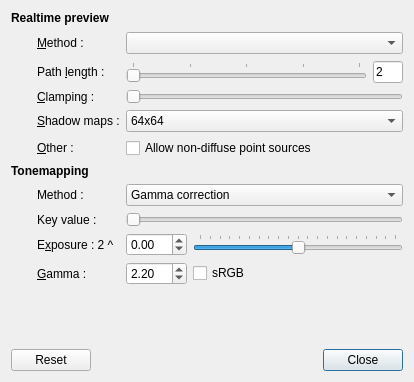
<?xml version="1.0" encoding="UTF-8"?>
<ui version="4.0">
 <class>PreviewSettingsDialog</class>
 <widget class="QDialog" name="PreviewSettingsDialog">
  <property name="geometry">
   <rect>
    <x>0</x>
    <y>0</y>
    <width>414</width>
    <height>382</height>
   </rect>
  </property>
  <property name="windowTitle">
   <string>Preview settings</string>
  </property>
  <layout class="QGridLayout" name="gridLayout">
   <item row="0" column="0" colspan="2">
    <widget class="QLabel" name="label_2">
     <property name="font">
      <font>
       <weight>75</weight>
       <bold>true</bold>
      </font>
     </property>
     <property name="text">
      <string>Realtime preview</string>
     </property>
    </widget>
   </item>
   <item row="1" column="0">
    <spacer name="horizontalSpacer">
     <property name="orientation">
      <enum>Qt::Horizontal</enum>
     </property>
     <property name="sizeType">
      <enum>QSizePolicy::Fixed</enum>
     </property>
     <property name="sizeHint" stdset="0">
      <size>
       <width>20</width>
       <height>24</height>
      </size>
     </property>
    </spacer>
   </item>
   <item row="1" column="1">
    <widget class="QLabel" name="label_3">
     <property name="toolTip">
      <string>&lt;!DOCTYPE HTML PUBLIC &quot;-//W3C//DTD HTML 4.0//EN&quot; &quot;http://www.w3.org/TR/REC-html40/strict.dtd&quot;&gt;
&lt;html&gt;&lt;head&gt;&lt;meta name=&quot;qrichtext&quot; content=&quot;1&quot; /&gt;&lt;style type=&quot;text/css&quot;&gt;
p, li { white-space: pre-wrap; }
&lt;/style&gt;&lt;/head&gt;&lt;body style=&quot; font-family:'Sans'; font-size:10pt; font-weight:400; font-style:normal;&quot;&gt;
&lt;p style=&quot; margin-top:0px; margin-bottom:0px; margin-left:0px; margin-right:0px; -qt-block-indent:0; text-indent:0px;&quot;&gt;&lt;span style=&quot; font-weight:600;&quot;&gt;OpenGL&lt;/span&gt; and &lt;span style=&quot; font-weight:600;&quot;&gt;OpenGL (single pass)&lt;/span&gt; use the graphics card to draw an approximate preview of the scene, which is usually preferable for performance reasons. The single pass variant makes heavy use on geometry shaders to further accelerate rendering, but for this to be actually faster, the card must be &lt;span style=&quot; font-style:italic;&quot;&gt;very&lt;/span&gt; recent (e.g. Fermi and above).&lt;/p&gt;
&lt;p style=&quot;-qt-paragraph-type:empty; margin-top:0px; margin-bottom:0px; margin-left:0px; margin-right:0px; -qt-block-indent:0; text-indent:0px;&quot;&gt;&lt;/p&gt;
&lt;p style=&quot; margin-top:0px; margin-bottom:0px; margin-left:0px; margin-right:0px; -qt-block-indent:0; text-indent:0px;&quot;&gt;The &lt;span style=&quot; font-weight:600;&quot;&gt;Ray Tracing&lt;/span&gt; strategies are preferable when the scene contains non-triangular shapes, which cannot easily be rendered by graphics hardware, such as quadrics. The &lt;span style=&quot; font-weight:600;&quot;&gt;Coherent Ray Tracing&lt;/span&gt; technique traces four rays at a time using SSE2.&lt;/p&gt;&lt;/body&gt;&lt;/html&gt;</string>
     </property>
     <property name="text">
      <string>&amp;Method :</string>
     </property>
     <property name="buddy">
      <cstring>previewMethodCombo</cstring>
     </property>
    </widget>
   </item>
   <item row="1" column="2" colspan="2">
    <widget class="QComboBox" name="previewMethodCombo">
     <property name="toolTip">
      <string>&lt;!DOCTYPE HTML PUBLIC &quot;-//W3C//DTD HTML 4.0//EN&quot; &quot;http://www.w3.org/TR/REC-html40/strict.dtd&quot;&gt;
&lt;html&gt;&lt;head&gt;&lt;meta name=&quot;qrichtext&quot; content=&quot;1&quot; /&gt;&lt;style type=&quot;text/css&quot;&gt;
p, li { white-space: pre-wrap; }
&lt;/style&gt;&lt;/head&gt;&lt;body style=&quot; font-family:'Sans'; font-size:10pt; font-weight:400; font-style:normal;&quot;&gt;
&lt;p style=&quot; margin-top:0px; margin-bottom:0px; margin-left:0px; margin-right:0px; -qt-block-indent:0; text-indent:0px;&quot;&gt;&lt;span style=&quot; font-weight:600;&quot;&gt;OpenGL&lt;/span&gt; and &lt;span style=&quot; font-weight:600;&quot;&gt;OpenGL (single pass)&lt;/span&gt; use the graphics card to draw an approximate preview of the scene, which is usually preferable for performance reasons. The single pass variant makes heavy use on geometry shaders to further accelerate rendering, but for this to be actually faster, the card must be &lt;span style=&quot; font-style:italic;&quot;&gt;very&lt;/span&gt; recent (e.g. Fermi and above).&lt;/p&gt;
&lt;p style=&quot;-qt-paragraph-type:empty; margin-top:0px; margin-bottom:0px; margin-left:0px; margin-right:0px; -qt-block-indent:0; text-indent:0px;&quot;&gt;&lt;/p&gt;
&lt;p style=&quot; margin-top:0px; margin-bottom:0px; margin-left:0px; margin-right:0px; -qt-block-indent:0; text-indent:0px;&quot;&gt;The &lt;span style=&quot; font-weight:600;&quot;&gt;Ray Tracing&lt;/span&gt; strategies are preferable when the scene contains non-triangular shapes, which cannot easily be rendered by graphics hardware, such as quadrics. The &lt;span style=&quot; font-weight:600;&quot;&gt;Coherent Ray Tracing&lt;/span&gt; technique traces four rays at a time using SSE2.&lt;/p&gt;&lt;/body&gt;&lt;/html&gt;</string>
     </property>
    </widget>
   </item>
   <item row="2" column="1">
    <widget class="QLabel" name="label">
     <property name="toolTip">
      <string>&lt;!DOCTYPE HTML PUBLIC &quot;-//W3C//DTD HTML 4.0//EN&quot; &quot;http://www.w3.org/TR/REC-html40/strict.dtd&quot;&gt;
&lt;html&gt;&lt;head&gt;&lt;meta name=&quot;qrichtext&quot; content=&quot;1&quot; /&gt;&lt;style type=&quot;text/css&quot;&gt;
p, li { white-space: pre-wrap; }
&lt;/style&gt;&lt;/head&gt;&lt;body style=&quot; font-family:'Sans'; font-size:10pt; font-weight:400; font-style:normal;&quot;&gt;
&lt;p style=&quot; margin-top:0px; margin-bottom:0px; margin-left:0px; margin-right:0px; -qt-block-indent:0; text-indent:0px;&quot;&gt;Highest path length to visualize in the preview. A value of &lt;span style=&quot; font-weight:600;&quot;&gt;2&lt;/span&gt; corresponds to direct illumination, &lt;span style=&quot; font-weight:600;&quot;&gt;3&lt;/span&gt; is one-bounce global illumination, etc.&lt;/p&gt;&lt;/body&gt;&lt;/html&gt;</string>
     </property>
     <property name="text">
      <string>Path &amp;length :</string>
     </property>
     <property name="buddy">
      <cstring>pathLengthSlider</cstring>
     </property>
    </widget>
   </item>
   <item row="2" column="2">
    <widget class="QSlider" name="pathLengthSlider">
     <property name="toolTip">
      <string>&lt;!DOCTYPE HTML PUBLIC &quot;-//W3C//DTD HTML 4.0//EN&quot; &quot;http://www.w3.org/TR/REC-html40/strict.dtd&quot;&gt;
&lt;html&gt;&lt;head&gt;&lt;meta name=&quot;qrichtext&quot; content=&quot;1&quot; /&gt;&lt;style type=&quot;text/css&quot;&gt;
p, li { white-space: pre-wrap; }
&lt;/style&gt;&lt;/head&gt;&lt;body style=&quot; font-family:'Sans'; font-size:10pt; font-weight:400; font-style:normal;&quot;&gt;
&lt;p style=&quot; margin-top:0px; margin-bottom:0px; margin-left:0px; margin-right:0px; -qt-block-indent:0; text-indent:0px;&quot;&gt;Highest path length to visualize in the preview. A value of &lt;span style=&quot; font-weight:600;&quot;&gt;2&lt;/span&gt; corresponds to direct illumination, &lt;span style=&quot; font-weight:600;&quot;&gt;3&lt;/span&gt; is one-bounce global illumination, etc.&lt;/p&gt;&lt;/body&gt;&lt;/html&gt;</string>
     </property>
     <property name="minimum">
      <number>2</number>
     </property>
     <property name="maximum">
      <number>6</number>
     </property>
     <property name="pageStep">
      <number>1</number>
     </property>
     <property name="tracking">
      <bool>true</bool>
     </property>
     <property name="orientation">
      <enum>Qt::Horizontal</enum>
     </property>
     <property name="tickPosition">
      <enum>QSlider::TicksAbove</enum>
     </property>
    </widget>
   </item>
   <item row="2" column="3">
    <widget class="QLineEdit" name="pathLengthEdit">
     <property name="sizePolicy">
      <sizepolicy hsizetype="Ignored" vsizetype="Fixed">
       <horstretch>0</horstretch>
       <verstretch>0</verstretch>
      </sizepolicy>
     </property>
     <property name="minimumSize">
      <size>
       <width>30</width>
       <height>0</height>
      </size>
     </property>
     <property name="text">
      <string>2</string>
     </property>
     <property name="readOnly">
      <bool>true</bool>
     </property>
    </widget>
   </item>
   <item row="3" column="1">
    <widget class="QLabel" name="label_7">
     <property name="toolTip">
      <string>&lt;!DOCTYPE HTML PUBLIC &quot;-//W3C//DTD HTML 4.0//EN&quot; &quot;http://www.w3.org/TR/REC-html40/strict.dtd&quot;&gt;
&lt;html&gt;&lt;head&gt;&lt;meta name=&quot;qrichtext&quot; content=&quot;1&quot; /&gt;&lt;style type=&quot;text/css&quot;&gt;
p, li { white-space: pre-wrap; }
&lt;/style&gt;&lt;/head&gt;&lt;body style=&quot; font-family:'Sans'; font-size:10pt; font-weight:400; font-style:normal;&quot;&gt;
&lt;p style=&quot; margin-top:0px; margin-bottom:0px; margin-left:0px; margin-right:0px; -qt-block-indent:0; text-indent:0px;&quot;&gt;Clamping changes the influence radius of photons used to render the preview.&lt;span style=&quot; font-weight:600;&quot;&gt; &lt;/span&gt;A too small value will cause bright blotches to appear in the preview, whereas a too large value will artificially darken the image.&lt;/p&gt;
&lt;p style=&quot;-qt-paragraph-type:empty; margin-top:0px; margin-bottom:0px; margin-left:0px; margin-right:0px; -qt-block-indent:0; text-indent:0px;&quot;&gt;&lt;/p&gt;
&lt;p style=&quot; margin-top:0px; margin-bottom:0px; margin-left:0px; margin-right:0px; -qt-block-indent:0; text-indent:0px;&quot;&gt;A good approach is to set this slider as low as possible without seeing disturbing blotches in the image.&lt;/p&gt;&lt;/body&gt;&lt;/html&gt;</string>
     </property>
     <property name="text">
      <string>&amp;Clamping :</string>
     </property>
     <property name="buddy">
      <cstring>clampingSlider</cstring>
     </property>
    </widget>
   </item>
   <item row="3" column="2" colspan="2">
    <widget class="QSlider" name="clampingSlider">
     <property name="toolTip">
      <string>&lt;!DOCTYPE HTML PUBLIC &quot;-//W3C//DTD HTML 4.0//EN&quot; &quot;http://www.w3.org/TR/REC-html40/strict.dtd&quot;&gt;
&lt;html&gt;&lt;head&gt;&lt;meta name=&quot;qrichtext&quot; content=&quot;1&quot; /&gt;&lt;style type=&quot;text/css&quot;&gt;
p, li { white-space: pre-wrap; }
&lt;/style&gt;&lt;/head&gt;&lt;body style=&quot; font-family:'Sans'; font-size:10pt; font-weight:400; font-style:normal;&quot;&gt;
&lt;p style=&quot; margin-top:0px; margin-bottom:0px; margin-left:0px; margin-right:0px; -qt-block-indent:0; text-indent:0px;&quot;&gt;Clamping changes the influence radius of photons used to render the preview.&lt;span style=&quot; font-weight:600;&quot;&gt; &lt;/span&gt;A too small value will cause bright blotches to appear in the preview, whereas a too large value will artificially darken the image.&lt;/p&gt;
&lt;p style=&quot;-qt-paragraph-type:empty; margin-top:0px; margin-bottom:0px; margin-left:0px; margin-right:0px; -qt-block-indent:0; text-indent:0px;&quot;&gt;&lt;/p&gt;
&lt;p style=&quot; margin-top:0px; margin-bottom:0px; margin-left:0px; margin-right:0px; -qt-block-indent:0; text-indent:0px;&quot;&gt;A good approach is to set this slider as low as possible without seeing disturbing blotches in the image.&lt;/p&gt;&lt;/body&gt;&lt;/html&gt;</string>
     </property>
     <property name="maximum">
      <number>100</number>
     </property>
     <property name="orientation">
      <enum>Qt::Horizontal</enum>
     </property>
    </widget>
   </item>
   <item row="4" column="1">
    <widget class="QLabel" name="shadowResolutionLabel">
     <property name="toolTip">
      <string>&lt;!DOCTYPE HTML PUBLIC &quot;-//W3C//DTD HTML 4.0//EN&quot; &quot;http://www.w3.org/TR/REC-html40/strict.dtd&quot;&gt;
&lt;html&gt;&lt;head&gt;&lt;meta name=&quot;qrichtext&quot; content=&quot;1&quot; /&gt;&lt;style type=&quot;text/css&quot;&gt;
p, li { white-space: pre-wrap; }
&lt;/style&gt;&lt;/head&gt;&lt;body style=&quot; font-family:'Sans'; font-size:10pt; font-weight:400; font-style:normal;&quot;&gt;
&lt;p style=&quot; margin-top:0px; margin-bottom:0px; margin-left:0px; margin-right:0px; -qt-block-indent:0; text-indent:0px;&quot;&gt;The two OpenGL preview techniques use shadow mapping to compute the light transport in a scene. This parameter allows choosing the resolution of the associated shadow maps, which is useful when the shadow quality is too low (for example when jagged edges are visible in the image). The higher this value, the slower the preview will converge. A value of &lt;span style=&quot; font-weight:600;&quot;&gt;256&lt;/span&gt; or &lt;span style=&quot; font-weight:600;&quot;&gt;512&lt;/span&gt; is usually a good start.&lt;/p&gt;&lt;/body&gt;&lt;/html&gt;</string>
     </property>
     <property name="text">
      <string>&amp;Shadow maps :</string>
     </property>
     <property name="buddy">
      <cstring>shadowResolutionCombo</cstring>
     </property>
    </widget>
   </item>
   <item row="4" column="2" colspan="2">
    <widget class="QComboBox" name="shadowResolutionCombo">
     <property name="toolTip">
      <string>&lt;!DOCTYPE HTML PUBLIC &quot;-//W3C//DTD HTML 4.0//EN&quot; &quot;http://www.w3.org/TR/REC-html40/strict.dtd&quot;&gt;
&lt;html&gt;&lt;head&gt;&lt;meta name=&quot;qrichtext&quot; content=&quot;1&quot; /&gt;&lt;style type=&quot;text/css&quot;&gt;
p, li { white-space: pre-wrap; }
&lt;/style&gt;&lt;/head&gt;&lt;body style=&quot; font-family:'Sans'; font-size:10pt; font-weight:400; font-style:normal;&quot;&gt;
&lt;p style=&quot; margin-top:0px; margin-bottom:0px; margin-left:0px; margin-right:0px; -qt-block-indent:0; text-indent:0px;&quot;&gt;The two OpenGL preview techniques use shadow mapping to compute the light transport in a scene. This parameter allows choosing the resolution of the associated shadow maps, which is useful when the shadow quality is too low (for example when jagged edges are visible in the image). The higher this value, the slower the preview will converge. A value of &lt;span style=&quot; font-weight:600;&quot;&gt;256&lt;/span&gt; or &lt;span style=&quot; font-weight:600;&quot;&gt;512&lt;/span&gt; is usually a good start.&lt;/p&gt;&lt;/body&gt;&lt;/html&gt;</string>
     </property>
     <item>
      <property name="text">
       <string>64x64</string>
      </property>
     </item>
     <item>
      <property name="text">
       <string>128x128</string>
      </property>
     </item>
     <item>
      <property name="text">
       <string>256x256</string>
      </property>
     </item>
     <item>
      <property name="text">
       <string>512x512</string>
      </property>
     </item>
     <item>
      <property name="text">
       <string>1024x1024</string>
      </property>
     </item>
     <item>
      <property name="text">
       <string>2048x2048</string>
      </property>
     </item>
    </widget>
   </item>
   <item row="6" column="0" colspan="2">
    <widget class="QLabel" name="label_4">
     <property name="font">
      <font>
       <weight>75</weight>
       <bold>true</bold>
      </font>
     </property>
     <property name="text">
      <string>Tonemapping</string>
     </property>
    </widget>
   </item>
   <item row="7" column="1">
    <widget class="QLabel" name="label_5">
     <property name="toolTip">
      <string>&lt;!DOCTYPE HTML PUBLIC &quot;-//W3C//DTD HTML 4.0//EN&quot; &quot;http://www.w3.org/TR/REC-html40/strict.dtd&quot;&gt;
&lt;html&gt;&lt;head&gt;&lt;meta name=&quot;qrichtext&quot; content=&quot;1&quot; /&gt;&lt;style type=&quot;text/css&quot;&gt;
p, li { white-space: pre-wrap; }
&lt;/style&gt;&lt;/head&gt;&lt;body style=&quot; font-family:'Sans'; font-size:10pt; font-weight:400; font-style:normal;&quot;&gt;
&lt;p style=&quot; margin-top:0px; margin-bottom:0px; margin-left:0px; margin-right:0px; -qt-block-indent:0; text-indent:0px;&quot;&gt;A tonemapping method is necessary to translate physical radiance values into pixel intensities. The technique chosen here is used &lt;span style=&quot; font-style:italic;&quot;&gt;both&lt;/span&gt; for the preview and rendered images.&lt;/p&gt;
&lt;p style=&quot;-qt-paragraph-type:empty; margin-top:0px; margin-bottom:0px; margin-left:0px; margin-right:0px; -qt-block-indent:0; text-indent:0px;&quot;&gt;&lt;/p&gt;
&lt;p style=&quot; margin-top:0px; margin-bottom:0px; margin-left:0px; margin-right:0px; -qt-block-indent:0; text-indent:0px;&quot;&gt;&lt;span style=&quot; font-weight:600;&quot;&gt;Gamma correction&lt;/span&gt; is the default and well-suited if the dynamic range of your scene is not too great.&lt;/p&gt;
&lt;p style=&quot;-qt-paragraph-type:empty; margin-top:0px; margin-bottom:0px; margin-left:0px; margin-right:0px; -qt-block-indent:0; text-indent:0px;&quot;&gt;&lt;/p&gt;
&lt;p style=&quot; margin-top:0px; margin-bottom:0px; margin-left:0px; margin-right:0px; -qt-block-indent:0; text-indent:0px;&quot;&gt;&lt;span style=&quot; font-weight:600;&quot;&gt;[Reinhard. et al 2002]&lt;/span&gt; works well for scenes with a high dynamic range. Note that this technique continually adapts to the overall image brightness, which may produce unexpected behavior together with the realtime preview: when turning to face a dark region of the scene, the tonemapper will change the exposure to maintain the same overall brightness.&lt;/p&gt;&lt;/body&gt;&lt;/html&gt;</string>
     </property>
     <property name="text">
      <string>Method :</string>
     </property>
     <property name="buddy">
      <cstring>toneMappingMethodCombo</cstring>
     </property>
    </widget>
   </item>
   <item row="7" column="2" colspan="2">
    <widget class="QComboBox" name="toneMappingMethodCombo">
     <property name="toolTip">
      <string>&lt;!DOCTYPE HTML PUBLIC &quot;-//W3C//DTD HTML 4.0//EN&quot; &quot;http://www.w3.org/TR/REC-html40/strict.dtd&quot;&gt;
&lt;html&gt;&lt;head&gt;&lt;meta name=&quot;qrichtext&quot; content=&quot;1&quot; /&gt;&lt;style type=&quot;text/css&quot;&gt;
p, li { white-space: pre-wrap; }
&lt;/style&gt;&lt;/head&gt;&lt;body style=&quot; font-family:'Sans'; font-size:10pt; font-weight:400; font-style:normal;&quot;&gt;
&lt;p style=&quot; margin-top:0px; margin-bottom:0px; margin-left:0px; margin-right:0px; -qt-block-indent:0; text-indent:0px;&quot;&gt;A tonemapping method is necessary to translate physical radiance values into pixel intensities. The technique chosen here is used &lt;span style=&quot; font-style:italic;&quot;&gt;both&lt;/span&gt; for the preview and rendered images.&lt;/p&gt;
&lt;p style=&quot;-qt-paragraph-type:empty; margin-top:0px; margin-bottom:0px; margin-left:0px; margin-right:0px; -qt-block-indent:0; text-indent:0px;&quot;&gt;&lt;/p&gt;
&lt;p style=&quot; margin-top:0px; margin-bottom:0px; margin-left:0px; margin-right:0px; -qt-block-indent:0; text-indent:0px;&quot;&gt;&lt;span style=&quot; font-weight:600;&quot;&gt;Gamma correction&lt;/span&gt; is the default and well-suited if the dynamic range of your scene is not too great.&lt;/p&gt;
&lt;p style=&quot;-qt-paragraph-type:empty; margin-top:0px; margin-bottom:0px; margin-left:0px; margin-right:0px; -qt-block-indent:0; text-indent:0px;&quot;&gt;&lt;/p&gt;
&lt;p style=&quot; margin-top:0px; margin-bottom:0px; margin-left:0px; margin-right:0px; -qt-block-indent:0; text-indent:0px;&quot;&gt;&lt;span style=&quot; font-weight:600;&quot;&gt;[Reinhard. et al 2002]&lt;/span&gt; works well for scenes with a high dynamic range. Note that this technique continually adapts to the overall image brightness, which may produce unexpected behavior together with the realtime preview: when turning to face a dark region of the scene, the tonemapper will change the exposure to maintain the same overall brightness.&lt;/p&gt;&lt;/body&gt;&lt;/html&gt;</string>
     </property>
     <item>
      <property name="text">
       <string>Gamma correction</string>
      </property>
     </item>
     <item>
      <property name="text">
       <string>Reinhard et al. 2002</string>
      </property>
     </item>
    </widget>
   </item>
   <item row="9" column="2" rowspan="2" colspan="2">
    <layout class="QGridLayout" name="subGridLayout">
     <item row="0" column="0">
      <widget class="QDoubleSpinBox" name="exposureSpinBox">
       <property name="decimals">
        <number>2</number>
       </property>
       <property name="minimum">
        <double>-10.000000000000000</double>
       </property>
       <property name="maximum">
        <double>10.000000000000000</double>
       </property>
       <property name="singleStep">
        <double>0.100000000000000</double>
       </property>
       <property name="value">
        <double>0.000000000000000</double>
       </property>
      </widget>
     </item>
     <item row="0" column="1">
      <widget class="QSlider" name="exposureSlider">
       <property name="minimum">
        <number>-1000</number>
       </property>
       <property name="maximum">
        <number>1000</number>
       </property>
       <property name="pageStep">
        <number>1</number>
       </property>
       <property name="value">
        <number>0</number>
       </property>
       <property name="orientation">
        <enum>Qt::Horizontal</enum>
       </property>
       <property name="tickPosition">
        <enum>QSlider::TicksAbove</enum>
       </property>
       <property name="tickInterval">
        <number>100</number>
       </property>
      </widget>
     </item>
     <item row="1" column="0">
      <widget class="QDoubleSpinBox" name="gammaSpinBox">
       <property name="toolTip">
        <string>&lt;!DOCTYPE HTML PUBLIC &quot;-//W3C//DTD HTML 4.0//EN&quot; &quot;http://www.w3.org/TR/REC-html40/strict.dtd&quot;&gt;
&lt;html&gt;&lt;head&gt;&lt;meta name=&quot;qrichtext&quot; content=&quot;1&quot; /&gt;&lt;style type=&quot;text/css&quot;&gt;
p, li { white-space: pre-wrap; }
&lt;/style&gt;&lt;/head&gt;&lt;body style=&quot; font-family:'Sans'; font-size:10pt; font-weight:400; font-style:normal;&quot;&gt;
&lt;p style=&quot; margin-top:0px; margin-bottom:0px; margin-left:0px; margin-right:0px; -qt-block-indent:0; text-indent:0px;&quot;&gt;Gamma of the viewing device (usually 2.2).&lt;span style=&quot; font-weight:600;&quot;&gt; &lt;/span&gt;When sRGB is selected, this value is ignored.&lt;/p&gt;&lt;/body&gt;&lt;/html&gt;</string>
       </property>
       <property name="decimals">
        <number>2</number>
       </property>
       <property name="minimum">
        <double>0.100000000000000</double>
       </property>
       <property name="maximum">
        <double>5.000000000000000</double>
       </property>
       <property name="singleStep">
        <double>0.100000000000000</double>
       </property>
       <property name="value">
        <double>2.200000000000000</double>
       </property>
      </widget>
     </item>
     <item row="1" column="1">
      <widget class="QCheckBox" name="sRGBCheckBox">
       <property name="toolTip">
        <string>&lt;!DOCTYPE HTML PUBLIC &quot;-//W3C//DTD HTML 4.0//EN&quot; &quot;http://www.w3.org/TR/REC-html40/strict.dtd&quot;&gt;
&lt;html&gt;&lt;head&gt;&lt;meta name=&quot;qrichtext&quot; content=&quot;1&quot; /&gt;&lt;style type=&quot;text/css&quot;&gt;
p, li { white-space: pre-wrap; }
&lt;/style&gt;&lt;/head&gt;&lt;body style=&quot; font-family:'Sans'; font-size:10pt; font-weight:400; font-style:normal;&quot;&gt;
&lt;p style=&quot; margin-top:0px; margin-bottom:0px; margin-left:0px; margin-right:0px; -qt-block-indent:0; text-indent:0px;&quot;&gt;Does the viewing device have an sRGB response curve?&lt;span style=&quot; font-weight:600;&quot;&gt; &lt;/span&gt;For most monitors and LCD screens on the market, this is the case.&lt;/p&gt;&lt;/body&gt;&lt;/html&gt;</string>
       </property>
       <property name="text">
        <string>sRGB</string>
       </property>
      </widget>
     </item>
    </layout>
   </item>
   <item row="11" column="1">
    <spacer name="verticalSpacer_2">
     <property name="orientation">
      <enum>Qt::Vertical</enum>
     </property>
     <property name="sizeHint" stdset="0">
      <size>
       <width>20</width>
       <height>40</height>
      </size>
     </property>
    </spacer>
   </item>
   <item row="12" column="0" colspan="4">
    <layout class="QHBoxLayout" name="horizontalLayout_2">
     <item>
      <widget class="QPushButton" name="resetButton">
       <property name="sizePolicy">
        <sizepolicy hsizetype="Minimum" vsizetype="Fixed">
         <horstretch>0</horstretch>
         <verstretch>0</verstretch>
        </sizepolicy>
       </property>
       <property name="minimumSize">
        <size>
         <width>0</width>
         <height>0</height>
        </size>
       </property>
       <property name="text">
        <string>Reset</string>
       </property>
      </widget>
     </item>
     <item>
      <spacer name="horizontalSpacer_3">
       <property name="orientation">
        <enum>Qt::Horizontal</enum>
       </property>
       <property name="sizeHint" stdset="0">
        <size>
         <width>13</width>
         <height>20</height>
        </size>
       </property>
      </spacer>
     </item>
     <item>
      <widget class="QPushButton" name="closeButton">
       <property name="sizePolicy">
        <sizepolicy hsizetype="Fixed" vsizetype="Fixed">
         <horstretch>0</horstretch>
         <verstretch>0</verstretch>
        </sizepolicy>
       </property>
       <property name="minimumSize">
        <size>
         <width>30</width>
         <height>0</height>
        </size>
       </property>
       <property name="layoutDirection">
        <enum>Qt::LeftToRight</enum>
       </property>
       <property name="text">
        <string>Close</string>
       </property>
       <property name="autoDefault">
        <bool>true</bool>
       </property>
       <property name="default">
        <bool>true</bool>
       </property>
       <property name="flat">
        <bool>false</bool>
       </property>
      </widget>
     </item>
    </layout>
   </item>
   <item row="8" column="1">
    <widget class="QLabel" name="keyLabel">
     <property name="text">
      <string>Key value : </string>
     </property>
    </widget>
   </item>
   <item row="8" column="2" colspan="2">
    <widget class="QSlider" name="keySlider">
     <property name="maximum">
      <number>100</number>
     </property>
     <property name="orientation">
      <enum>Qt::Horizontal</enum>
     </property>
    </widget>
   </item>
   <item row="9" column="1">
    <widget class="QLabel" name="exposureLabel">
     <property name="text">
      <string>E&amp;xposure : 2 ^</string>
     </property>
     <property name="buddy">
      <cstring>exposureSpinBox</cstring>
     </property>
    </widget>
   </item>
   <item row="10" column="1">
    <widget class="QLabel" name="gammaLabel">
     <property name="text">
      <string>&amp;Gamma :</string>
     </property>
     <property name="buddy">
      <cstring>gammaSpinBox</cstring>
     </property>
    </widget>
   </item>
   <item row="5" column="2" colspan="2">
    <widget class="QCheckBox" name="nonDiffuseVPLBox">
     <property name="toolTip">
      <string>&lt;!DOCTYPE HTML PUBLIC &quot;-//W3C//DTD HTML 4.0//EN&quot; &quot;http://www.w3.org/TR/REC-html40/strict.dtd&quot;&gt;
&lt;html&gt;&lt;head&gt;&lt;meta name=&quot;qrichtext&quot; content=&quot;1&quot; /&gt;&lt;style type=&quot;text/css&quot;&gt;
p, li { white-space: pre-wrap; }
&lt;/style&gt;&lt;/head&gt;&lt;body style=&quot; font-family:'Sans'; font-size:10pt; font-weight:400; font-style:normal;&quot;&gt;
&lt;p style=&quot; margin-top:0px; margin-bottom:0px; margin-left:0px; margin-right:0px; -qt-block-indent:0; text-indent:0px;&quot;&gt;When a scene contains many glossy surfaces, the real-time visualization can sometimes produce disturbing image artifacts (bright blotches).&lt;span style=&quot; font-weight:600;&quot;&gt; &lt;/span&gt;These eventually disappear as the preview converges, but waiting for a long time may be undesirable.&lt;/p&gt;
&lt;p style=&quot;-qt-paragraph-type:empty; margin-top:0px; margin-bottom:0px; margin-left:0px; margin-right:0px; -qt-block-indent:0; text-indent:0px;&quot;&gt;&lt;/p&gt;
&lt;p style=&quot; margin-top:0px; margin-bottom:0px; margin-left:0px; margin-right:0px; -qt-block-indent:0; text-indent:0px;&quot;&gt;For this reason, the real-time visualiztaion will by default treat glossy surfaces at the second bounce as if they were diffuse, which is usually perfectly fine for previewing purposes. This behavior can optionally be disabled using this switch.&lt;/p&gt;&lt;/body&gt;&lt;/html&gt;</string>
     </property>
     <property name="text">
      <string>Allow non-diffuse point sources</string>
     </property>
    </widget>
   </item>
   <item row="5" column="1">
    <widget class="QLabel" name="label_6">
     <property name="toolTip">
      <string>&lt;!DOCTYPE HTML PUBLIC &quot;-//W3C//DTD HTML 4.0//EN&quot; &quot;http://www.w3.org/TR/REC-html40/strict.dtd&quot;&gt;
&lt;html&gt;&lt;head&gt;&lt;meta name=&quot;qrichtext&quot; content=&quot;1&quot; /&gt;&lt;style type=&quot;text/css&quot;&gt;
p, li { white-space: pre-wrap; }
&lt;/style&gt;&lt;/head&gt;&lt;body style=&quot; font-family:'Sans'; font-size:10pt; font-weight:400; font-style:normal;&quot;&gt;
&lt;p style=&quot; margin-top:0px; margin-bottom:0px; margin-left:0px; margin-right:0px; -qt-block-indent:0; text-indent:0px;&quot;&gt;When a scene contains many glossy surfaces, the real-time visualization can sometimes produce disturbing image artifacts (bright blotches).&lt;span style=&quot; font-weight:600;&quot;&gt; &lt;/span&gt;These eventually disappear as the preview converges, but waiting for a long time may be undesirable.&lt;/p&gt;
&lt;p style=&quot;-qt-paragraph-type:empty; margin-top:0px; margin-bottom:0px; margin-left:0px; margin-right:0px; -qt-block-indent:0; text-indent:0px;&quot;&gt;&lt;/p&gt;
&lt;p style=&quot; margin-top:0px; margin-bottom:0px; margin-left:0px; margin-right:0px; -qt-block-indent:0; text-indent:0px;&quot;&gt;For this reason, the real-time visualiztaion will by default treat glossy surfaces at the second bounce as if they were diffuse, which is usually perfectly fine for previewing purposes. This behavior can optionally be disabled using this switch.&lt;/p&gt;&lt;/body&gt;&lt;/html&gt;</string>
     </property>
     <property name="text">
      <string>&amp;Other :</string>
     </property>
     <property name="buddy">
      <cstring>nonDiffuseVPLBox</cstring>
     </property>
    </widget>
   </item>
  </layout>
 </widget>
 <tabstops>
  <tabstop>previewMethodCombo</tabstop>
  <tabstop>pathLengthSlider</tabstop>
  <tabstop>pathLengthEdit</tabstop>
  <tabstop>clampingSlider</tabstop>
  <tabstop>shadowResolutionCombo</tabstop>
  <tabstop>nonDiffuseVPLBox</tabstop>
  <tabstop>toneMappingMethodCombo</tabstop>
  <tabstop>keySlider</tabstop>
  <tabstop>exposureSpinBox</tabstop>
  <tabstop>exposureSlider</tabstop>
  <tabstop>gammaSpinBox</tabstop>
  <tabstop>sRGBCheckBox</tabstop>
  <tabstop>resetButton</tabstop>
  <tabstop>closeButton</tabstop>
 </tabstops>
 <resources/>
 <connections>
  <connection>
   <sender>closeButton</sender>
   <signal>clicked()</signal>
   <receiver>PreviewSettingsDialog</receiver>
   <slot>accept()</slot>
   <hints>
    <hint type="sourcelabel">
     <x>403</x>
     <y>371</y>
    </hint>
    <hint type="destinationlabel">
     <x>167</x>
     <y>306</y>
    </hint>
   </hints>
  </connection>
 </connections>
</ui>
